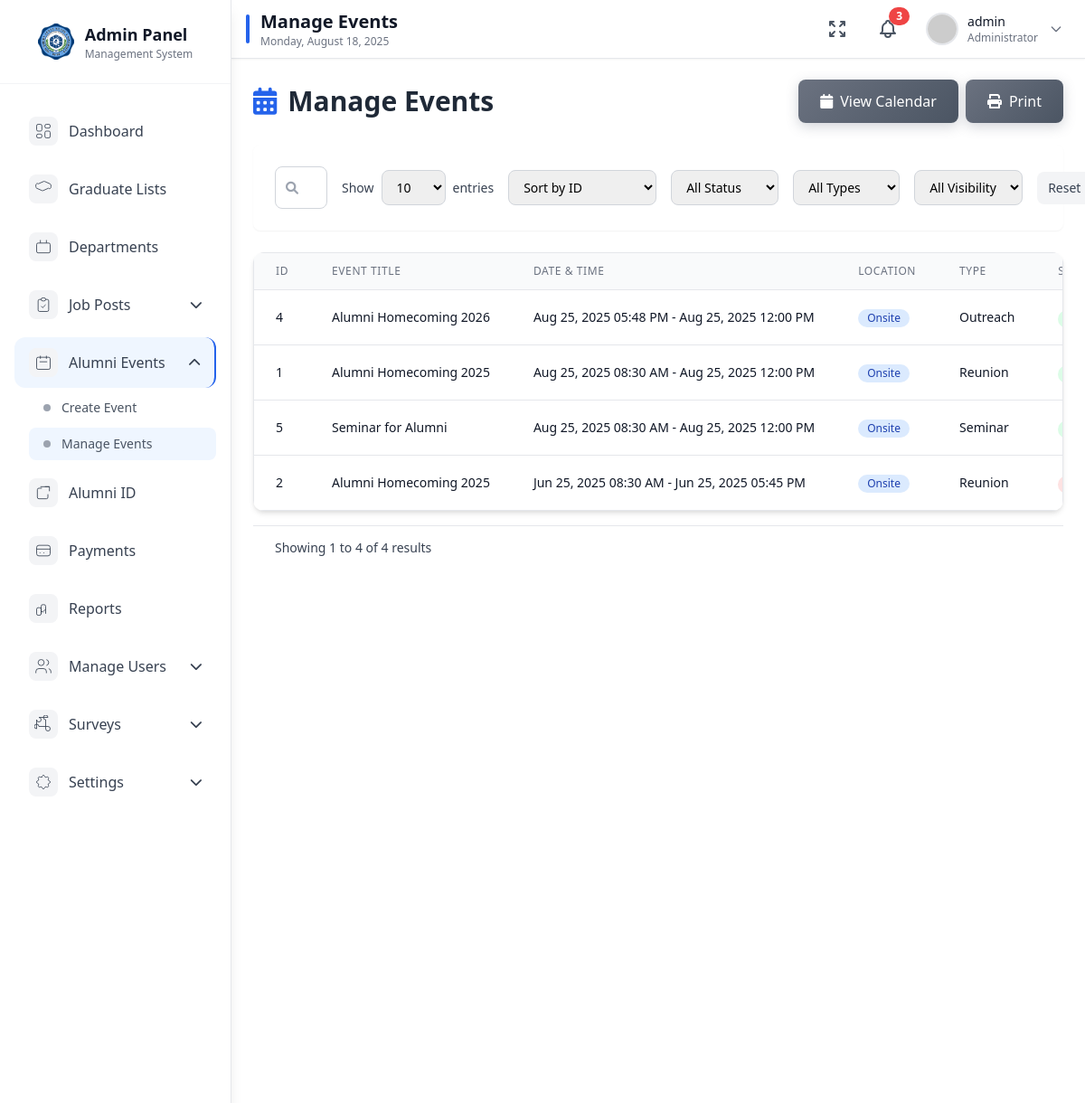
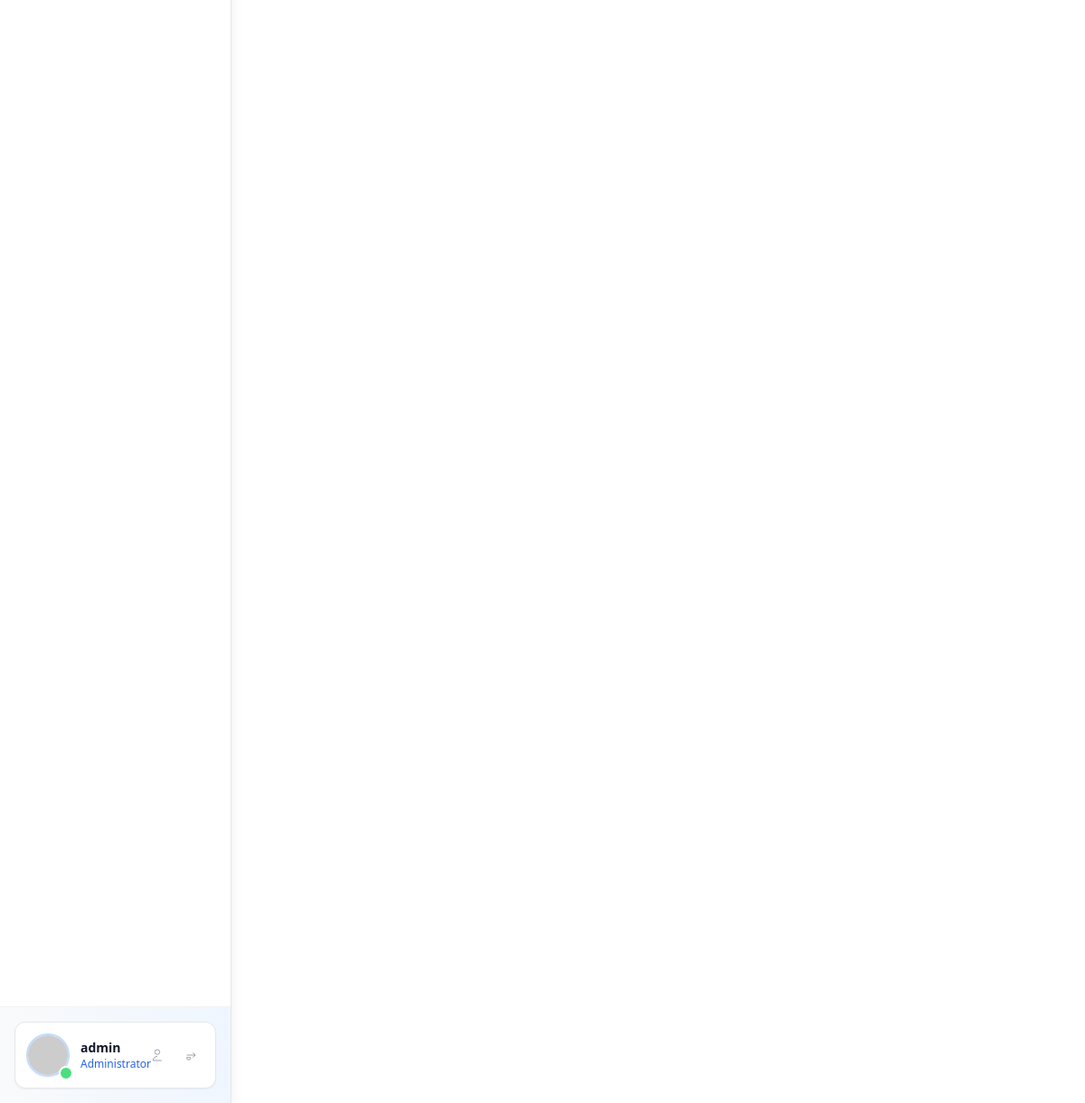
Page /admin/manage-events.php (signed in) on the committed database (2 pictures, top to bottom).
### tables this page shows
CREATE TABLE `alumni_events` (
  `id` int(11) NOT NULL,
  `event_title` varchar(255) NOT NULL,
  `event_description` text DEFAULT NULL,
  `event_type` enum('Reunion','Seminar','Webinar','Career Fair','Outreach','Other') NOT NULL,
  `event_category` enum('Academic','Social','Career','Other') DEFAULT NULL,
  `start_datetime` datetime NOT NULL,
  `end_datetime` datetime NOT NULL,
  `physical_address` text DEFAULT NULL,
  `online_link` varchar(255) DEFAULT NULL,
  `timezone` varchar(50) NOT NULL,
  `poster_image` varchar(255) DEFAULT NULL,
  `event_document` varchar(255) DEFAULT NULL,
  `registration_required` tinyint(1) DEFAULT 1,
  `max_attendees` int(11) DEFAULT NULL,
  `allow_guests` tinyint(1) DEFAULT 0,
  `auto_confirm` tinyint(1) DEFAULT 0,
  `contact_person` varchar(100) NOT NULL,
  `contact_email` varchar(100) NOT NULL,
  `contact_phone` varchar(20) DEFAULT NULL,
  `visibility` enum('public','private') DEFAULT 'public',
  `status` enum('Draft','Published','Cancelled','Completed') DEFAULT 'Draft',
  `created_at` timestamp NOT NULL DEFAULT current_timestamp(),
  `updated_at` timestamp NOT NULL DEFAULT current_timestamp() ON UPDATE current_timestamp()
);

### admin/manage-events.php (the view, shortened to what this page needs)
<?php
include 'includes/header.php';
include 'includes/navbar.php';
include 'includes/sidebar.php';
$search = isset($_GET['search']) ? $_GET['search'] : '';
$id_sort = isset($_GET['id_sort']) ? $_GET['id_sort'] : '';
$entries_options = [5, 10, 15, 20, 25, 50, 100];
$entries_per_page = isset($_GET['entries']) ? (int)$_GET['entries'] : 10;
$current_page_num = isset($_GET['page']) ? (int)$_GET['page'] : 1;
$offset = ($current_page_num - 1) * $entries_per_page;
$query = "SELECT * FROM alumni_events WHERE 1=1";
$count_query = "SELECT COUNT(*) as total FROM alumni_events WHERE 1=1";
$params = [];
if ($id_sort === 'asc') {
    $query .= " ORDER BY id ASC";
} elseif ($id_sort === 'desc') {
    $query .= " ORDER BY id DESC";
} else {
    $query .= " ORDER BY start_datetime DESC";
}
$query .= " LIMIT :offset, :limit";
try {
    $stmt = $conn->prepare($count_query);
    $stmt->execute($params);
    $total_records = $stmt->fetch(PDO::FETCH_ASSOC)['total'] ?? 0;
    $stmt = $conn->prepare($query);
    $stmt->bindValue(':offset', $offset, PDO::PARAM_INT);
    $stmt->bindValue(':limit', $entries_per_page, PDO::PARAM_INT);
    $stmt->execute();
    $result = $stmt->fetchAll(PDO::FETCH_ASSOC);
} catch (PDOException $e) {
    die("Query failed: " . $e->getMessage());
}
?>
<link href='https://cdn.jsdelivr.net/npm/fullcalendar@6.1.8/index.global.min.css' rel='stylesheet' />
<link rel="stylesheet" href="https://unpkg.com/tippy.js@6/dist/tippy.css" />
<div class="main-content min-h-screen flex flex-col bg-white pt-16 lg:ml-64 transition-all duration-300">
    <div class="flex-1 p-6">
        <div class="max-w-7xl mx-auto">
            <div class="flex justify-between items-center mb-6">
                <h1 class="text-3xl font-bold text-gray-800 flex items-center gap-3">
                    <i class="fas fa-calendar-alt text-blue-600"></i>
                    Manage Events
                </h1>
                <div class="flex space-x-2">
                    <button id="toggleCalendarBtn" class="pc-btn-secondary" type="button">
                        <i class="fas fa-calendar"></i> View Calendar
                    </button>
                    <button type="button" onclick="printTable()" class="pc-btn-secondary">
                        <i class="fas fa-print"></i> Print
                    </button>
                </div>
            </div>
            <div class="bg-white rounded-lg shadow-sm p-6 mb-6">
                <div class="flex flex-col md:flex-row justify-between items-center gap-4">
                    <div class="flex items-center gap-4 flex-1">
                        <div class="relative flex-1 max-w-md">
                            <input type="text" id="searchInput" placeholder="Search events..." class="search-input w-full" value="<?php echo htmlspecialchars($search); ?>">
                            <i class="fas fa-search search-icon"></i>
                        </div>
                        <div class="flex items-center space-x-2">
                            <label for="entriesPerPage" class="text-sm text-gray-700 whitespace-nowrap">Show</label>
                            <select id="entriesPerPage" class="border border-gray-300 rounded-lg px-3 py-2 text-sm focus:ring-2 focus:ring-blue-500 focus:border-blue-500 transition-all duration-200">
                                <?php foreach ($entries_options as $opt): ?>
                                    <option value="<?php echo $opt; ?>" <?php if ($entries_per_page == $opt) echo 'selected'; ?>><?php echo $opt; ?></option>
                                <?php endforeach; ?>
                            </select>
                            <span class="text-sm text-gray-700 whitespace-nowrap">entries</span>
                        </div>
                    </div>
                    <div class="flex items-center gap-4">
                        <select id="idSortSelect" class="px-3 py-2 border border-gray-300 rounded-lg focus:ring-2 focus:ring-blue-500 focus:border-blue-500 transition-colors duration-200 text-sm">
                            <option value="">Sort by ID</option>
                        </select>
                        <select id="statusSelect" class="px-3 py-2 border border-gray-300 rounded-lg focus:ring-2 focus:ring-blue-500 focus:border-blue-500 transition-colors duration-200 text-sm">
                            <option value="">All Status</option>
                        </select>
                        <select id="typeSelect" class="px-3 py-2 border border-gray-300 rounded-lg focus:ring-2 focus:ring-blue-500 focus:border-blue-500 transition-colors duration-200 text-sm">
                            <option value="">All Types</option>
                        </select>
                        <select id="visibilitySelect" class="px-3 py-2 border border-gray-300 rounded-lg focus:ring-2 focus:ring-blue-500 focus:border-blue-500 transition-colors duration-200 text-sm">
                            <option value="">All Visibility</option>
                        </select>
                        <button type="button" id="resetFilterBtn" class="px-3 py-2 bg-gray-100 text-gray-700 rounded-lg hover:bg-gray-200 focus:outline-none focus:ring-2 focus:ring-gray-400 transition-colors duration-200 text-sm">
                            Reset
                        </button>
                    </div>
                </div>
            </div>
            <div class="table-container">
                <div class="overflow-x-auto rounded-lg border border-gray-200">
                    <div class="max-h-[600px] overflow-y-auto">
                        <table class="min-w-full divide-y divide-gray-200">
                            <thead class="bg-gray-50 sticky top-0 z-10">
                                <tr>
                                    <th class="px-6 py-3 text-left text-xs font-medium text-gray-500 uppercase tracking-wider bg-gray-50">ID</th>
                                    <th class="px-6 py-3 text-left text-xs font-medium text-gray-500 uppercase tracking-wider bg-gray-50">Event Title</th>
                                    <th class="px-6 py-3 text-left text-xs font-medium text-gray-500 uppercase tracking-wider bg-gray-50">Date & Time</th>
                                    <th class="px-6 py-3 text-left text-xs font-medium text-gray-500 uppercase tracking-wider bg-gray-50">Location</th>
                                    <th class="px-6 py-3 text-left text-xs font-medium text-gray-500 uppercase tracking-wider bg-gray-50">Type</th>
                                    <th class="px-6 py-3 text-left text-xs font-medium text-gray-500 uppercase tracking-wider bg-gray-50">Status</th>
                                </tr>
                            </thead>
                            <tbody id="tableBody" class="bg-white divide-y divide-gray-200">
                                <?php if (count($result) > 0): ?>
                                    <?php foreach ($result as $row): ?>
                                        <tr class="hover:bg-gray-50 transition-colors duration-150">
                                            <td class="px-6 py-4 whitespace-nowrap text-sm text-gray-900"><?php echo $row['id']; ?></td>
                                            <td class="px-6 py-4 whitespace-nowrap text-sm text-gray-900 font-medium"><?php echo htmlspecialchars($row['event_title']); ?></td>
                                            <td class="px-6 py-4 whitespace-nowrap text-sm text-gray-900">
                                                <?php
                                                $start = new DateTime($row['start_datetime']);
                                                $end = new DateTime($row['end_datetime']);
                                                echo $start->format('M d, Y h:i A') . ' - ' . $end->format('M d, Y h:i A');
                                                ?>
                                            </td>
                                            <td class="px-6 py-4 whitespace-nowrap">
                                                <div class="text-sm text-gray-900">
                                                    <?php
                                                    if ($row['physical_address']) {
                                                        echo '<span class="inline-flex items-center px-2.5 py-0.5 rounded-full text-xs font-medium bg-blue-100 text-blue-800">Onsite</span>';
                                                    } elseif ($row['online_link']) {
                                                        echo '<span class="inline-flex items-center px-2.5 py-0.5 rounded-full text-xs font-medium bg-green-100 text-green-800">Virtual</span>';
                                                    } else {
                                                        echo '<span class="inline-flex items-center px-2.5 py-0.5 rounded-full text-xs font-medium bg-gray-100 text-gray-800">TBA</span>';
                                                    }
                                                    ?>
                                                </div>
                                            </td>
                                            <td class="px-6 py-4 whitespace-nowrap text-sm text-gray-900"><?php echo htmlspecialchars($row['event_type']); ?></td>
                                            <td class="px-6 py-4 whitespace-nowrap">
                                                <span class="px-2 inline-flex text-xs leading-5 font-semibold rounded-full
                                                    <?php
                                                    switch($row['status']) {
                                                        case 'Published':
                                                            echo 'bg-green-100 text-green-800';
                                                            break;
                                                        case 'Cancelled':
                                                            echo 'bg-red-100 text-red-800';
                                                            break;
                                                    }
                                                    ?>">
                                                </span>
                                            </td>
                                        </tr>
                                    <?php endforeach; ?>
                                <?php endif; ?>
                            </tbody>
                        </table>
                    </div>
                </div>
            </div>
            <div class="bg-white px-4 py-3 flex items-center justify-between border-t border-gray-200 sm:px-6 mt-4">
                <div id="paginationInfo" class="text-sm text-gray-700">
                    Showing <span class="font-medium"><?php echo $offset + 1; ?></span> to <span class="font-medium"><?php echo min($offset + $entries_per_page, $total_records); ?></span> of <span class="font-medium"><?php echo $total_records; ?></span> results
                </div>
            </div>
        </div>
    </div>
</div>
<?php include 'includes/footer.php'; ?>
</body>
</html>

### admin/includes/header.php (style rules this page uses)
.main-content { transition: all 0.3s ease-in-out; margin-left: 16rem; width: calc(100% - 16rem); }
.table-container { scrollbar-width: thin; scrollbar-color: #CBD5E0 #EDF2F7; }

### admin/manage-events.php (style rules this page uses)
.search-input { padding: 0.75rem 1rem 0.75rem 2.5rem; border: 1px solid #d1d5db; border-radius: 0.5rem; font-size: 0.875rem; transition: all 0.2s; }
.search-icon { position: absolute; left: 0.75rem; top: 50%; transform: translateY(-50%); color: #9ca3af; font-size: 0.875rem; }
.pc-btn-secondary { background: linear-gradient(135deg, #6B7280 0%, #4B5563 100%); color: white; padding: 0.75rem 1.5rem; border-radius: 0.5rem; font-weight: 500; text-decoration: none; display: inline-flex; align-items: center; gap: 0.5rem; transition: all 0.3s ease; border: none; cursor: pointer; box-shadow: 0 4px 14px rgba(107, 114, 128, 0.3); }
.table-container { background: white; border-radius: 0.75rem; box-shadow: 0 4px 6px -1px rgba(0, 0, 0, 0.1), 0 2px 4px -1px rgba(0, 0, 0, 0.06); overflow: hidden; position: relative; }

### rows in the picture
alumni_events: id "4", event_title "Alumni Homecoming 2026", start_datetime "Aug 25, 2025 05:48 PM", end_datetime "Aug 25, 2025 12:00 PM", shows "Onsite", event_type "Outreach"
alumni_events: id "1", event_title "Alumni Homecoming 2025", start_datetime "Aug 25, 2025 08:30 AM", end_datetime "Aug 25, 2025 12:00 PM", shows "Onsite", event_type "Reunion"
alumni_events: id "5", event_title "Seminar for Alumni", start_datetime "Aug 25, 2025 08:30 AM", end_datetime "Aug 25, 2025 12:00 PM", shows "Onsite", event_type "Seminar"
alumni_events: id "2", event_title "Alumni Homecoming 2025", start_datetime "Jun 25, 2025 08:30 AM", end_datetime "Jun 25, 2025 05:45 PM", shows "Onsite", event_type "Reunion"

### other values in the picture
str_replace(['.php', '-'], ['', ' '], $current_page) "Manage Events"
$admin_name "admin"
$offset + 1 "1"
min($offset + $entries_per_page, $total_records) "4"
$total_records "4"
form field value "10"
